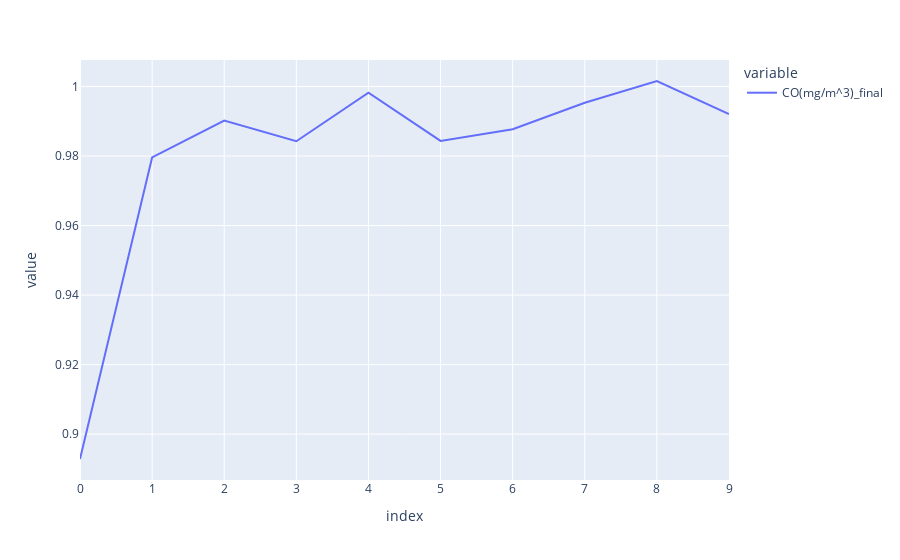

Notebook code cell kept with this figure:
### Code cell
fig = px.line(df_sim["CO(mg/m^3)_final"])
fig.show()

### Figure 1 — Plotly figure (JSON) as saved in the notebook; plotly's stock layout.template omitted (floating-point values rounded to 4 significant figures)
{"data": [{"hovertemplate": "variable=CO(mg/m^3)_final<br>index=%{x}<br>value=%{y}<extra></extra>", "legendgroup": "CO(mg/m^3)_final", "line": {"color": "#636efa", "dash": "solid"}, "marker": {"symbol": "circle"}, "mode": "lines", "name": "CO(mg/m^3)_final", "orientation": "v", "showlegend": true, "type": "scatter", "x": [0, 1, 2, 3, 4, 5, 6, 7, 8, 9], "xaxis": "x", "y": [0.8928, 0.9796, 0.9902, 0.9843, 0.9982, 0.9843, 0.9877, 0.9953, 1.002, 0.9921], "yaxis": "y"}], "layout": {"legend": {"title": {"text": "variable"}, "tracegroupgap": 0}, "margin": {"t": 60}, "xaxis": {"anchor": "y", "domain": [0, 1], "title": {"text": "index"}}, "yaxis": {"anchor": "x", "domain": [0, 1], "title": {"text": "value"}}}}
